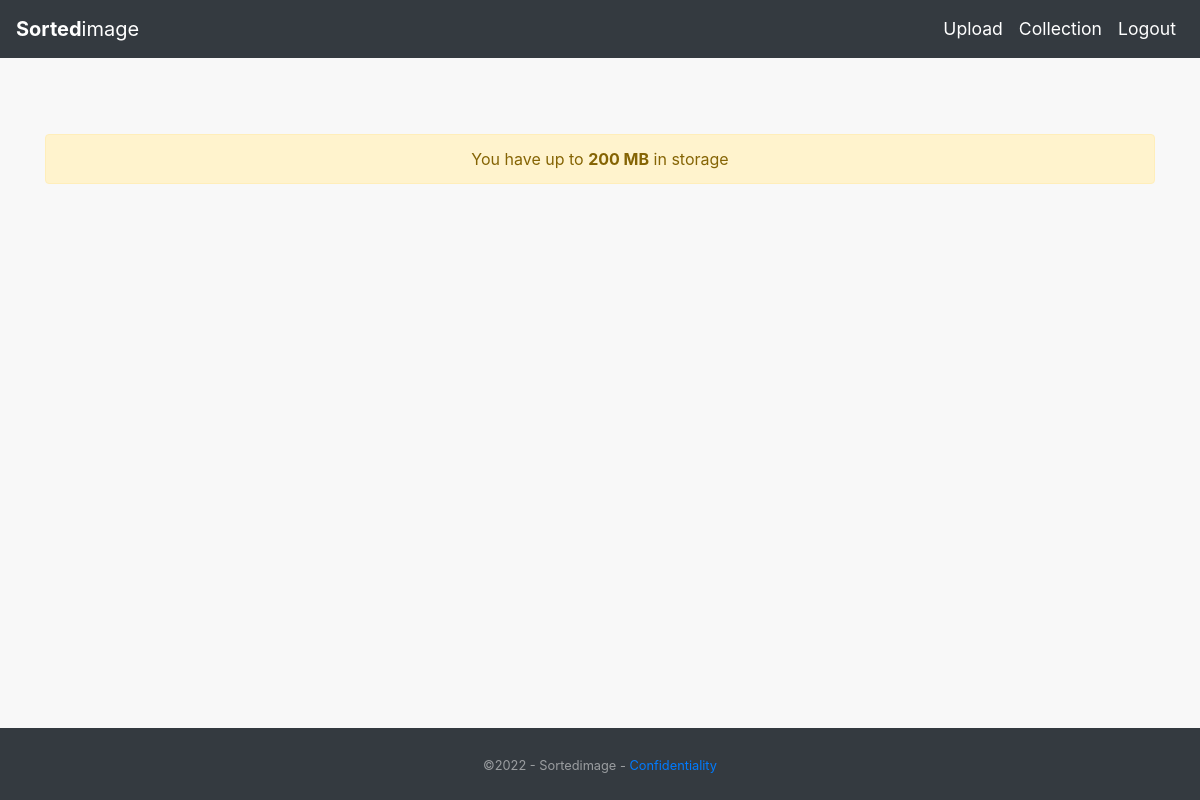
The page /collection (signed in) on the database as committed earlier.
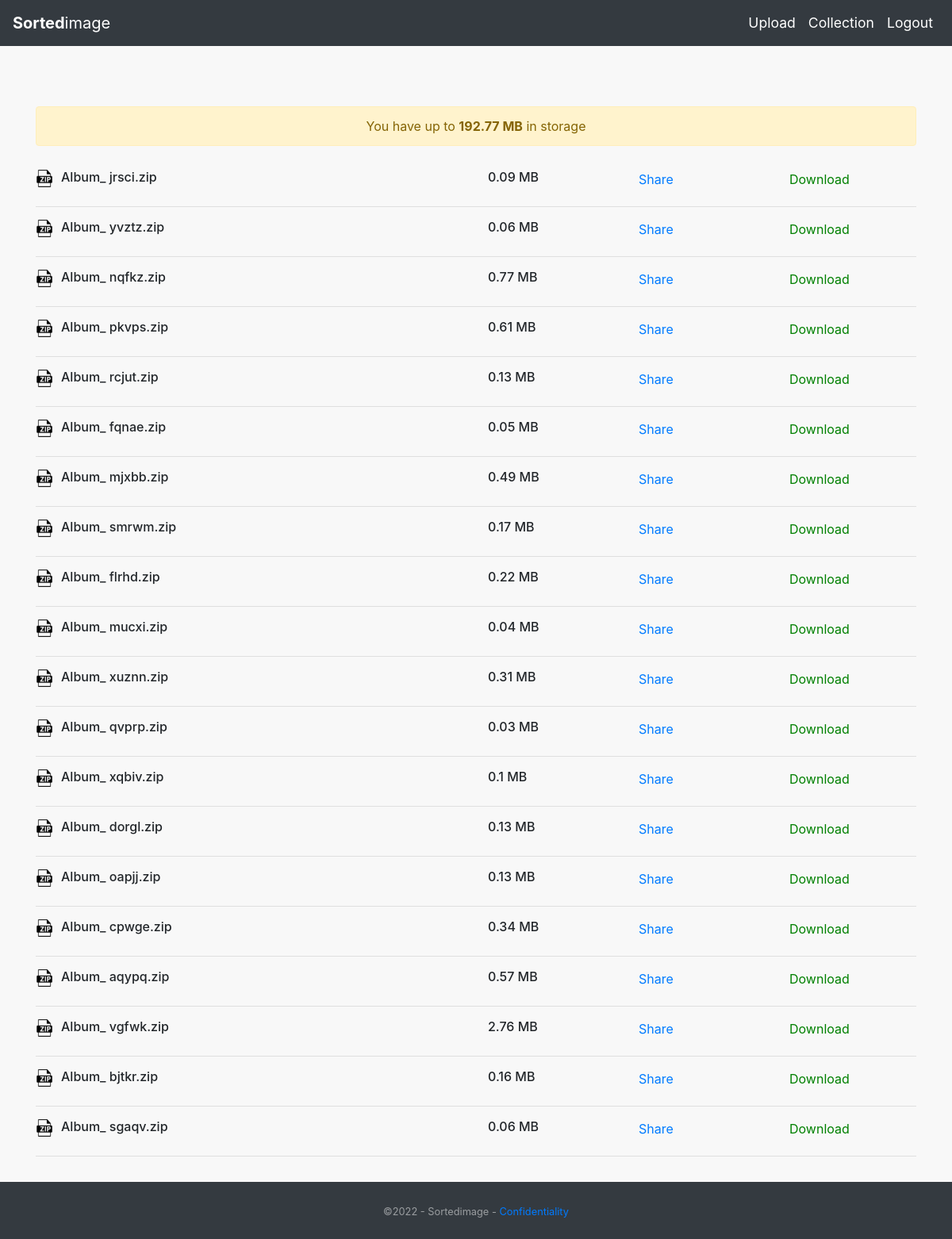
The same page on the database as committed later.
### docs/models.py (models this page shows)
class RarImage(models.Model):
	idowner = models.IntegerField(default=0)
	name = models.CharField(max_length=100)
	token = models.CharField(max_length=100)
	file = models.CharField(max_length=100)
	size = models.CharField(max_length=100, default='none')
	sizeinoctet = models.IntegerField(default=0)
	date_posted = models.DateTimeField(default=timezone.now)
	guest = models.CharField(max_length=100, default='none')

### docs/views.py (the view)
# urls.py: path('collection', collection_view, name="collection"),
def collection_view(request):
	current_user = request.user
	userid = current_user.id
	data = RarImage.objects.filter(idowner=userid).order_by('-id')
	allmyrow = RarImage.objects.all().filter(idowner=userid)
	count = 0
	for x in allmyrow:
		count = count + ((x.sizeinoctet)/1000000)
	remain = round((200 - count), 2)
	return render(request, "collection.html", {'data':data, 'remain' : remain})

### templates/collection.html (shortened to what this page needs)
{% extends "base.html" %}
{% block content %}
{% if user.is_authenticated %}
<div class="alert alert-warning" role="alert" style="margin-top: 60px;margin-bottom: 30px;text-align: center;">
  You have up to <strong>{{remain}} MB</strong> in storage
</div>
{% for x in data %}
	<div class="row">
		<div class="col-lg-6 col-md-6 col-sm-12 col-12">
			<h6><img src="/media/zip.png" style="height: 22px;margin-right: 10px;">Album_ {{x.name}}.zip</h6>
		</div>
		<div class="col-lg-2 col-md-2 col-sm-12 col-12">
			<h6>{{x.size}}</h6>
		</div>
		<div class="col-lg-2 col-md-2 col-sm-12 col-12">
			<a href="/album/{{x.token}}">Share</a>
		</div>
		<div class="col-lg-2 col-md-2 col-sm-12 col-12">
			<a href="/media/{{x.file}}" style="color:green;">Download</a>
		</div>
	</div>
	<hr>
{% endfor %}
{% else %}
<h1>Sorry! You must be logged in to view this page...</h1>
<a href="login">Login here</a>
{% endif %}
{% endblock content %}

Rows that differ between the two databases and show on the page:
added RarImage: name "jrsci", size "0.09 MB"
added RarImage: name "yvztz", size "0.06 MB"
added RarImage: name "nqfkz", size "0.77 MB"
added RarImage: name "pkvps", size "0.61 MB"
added RarImage: name "rcjut", size "0.13 MB"
added RarImage: name "fqnae", size "0.05 MB"
added RarImage: name "mjxbb", size "0.49 MB"
added RarImage: name "smrwm", size "0.17 MB"
added RarImage: name "flrhd", size "0.22 MB"
added RarImage: name "mucxi", size "0.04 MB"
added RarImage: name "xuznn", size "0.31 MB"
added RarImage: name "qvprp", size "0.03 MB"
added RarImage: name "xqbiv", size "0.1 MB"
added RarImage: name "dorgl", size "0.13 MB"
added RarImage: name "oapjj", size "0.13 MB"
added RarImage: name "cpwge", size "0.34 MB"
added RarImage: name "aqypq", size "0.57 MB"
added RarImage: name "vgfwk", size "2.76 MB"
added RarImage: name "bjtkr", size "0.16 MB"
added RarImage: name "sgaqv", size "0.06 MB"
Other text that changed with them:
{{ remain }}: "200" → "192.77"
